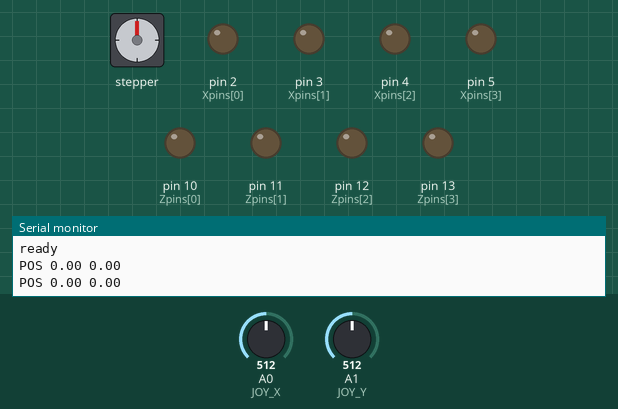
Simulated run of this sketch. Board: Arduino Uno, built with avr-gcc and run on an emulated ATmega328P. On the bench: stepper motor, output pins drawn as LEDs (lit = HIGH), the last lines printed to the serial monitor. Wiring (inferred from the names in the program): stepper motor (2048 steps per turn assumed): coils pin 6, pin 7, pin 8, pin 9. Inputs (shaded band) come from the test bench; at power-on: A0 (JOY_X) = 512, A1 (JOY_Y) = 512. Pins used as bus, display or sensor lines are not drawn.

Above: at 1.2 s.
1.3 s: A0 (JOY_X) set to 582
2.8 s: A0 (JOY_X) set to 603
At 4.1 s:
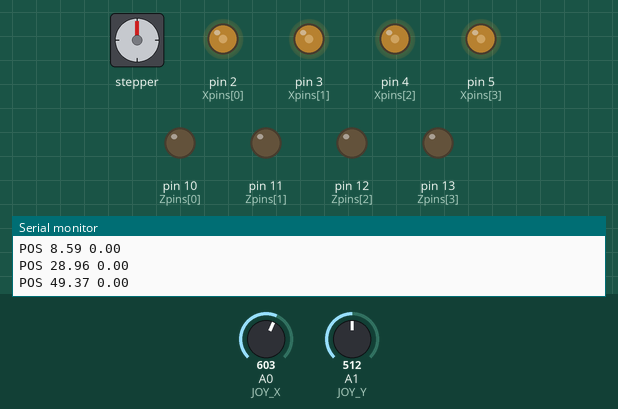
5.8 s: A1 (JOY_Y) set to 447
8.8 s: A1 (JOY_Y) set to 416
At 8.95 s:
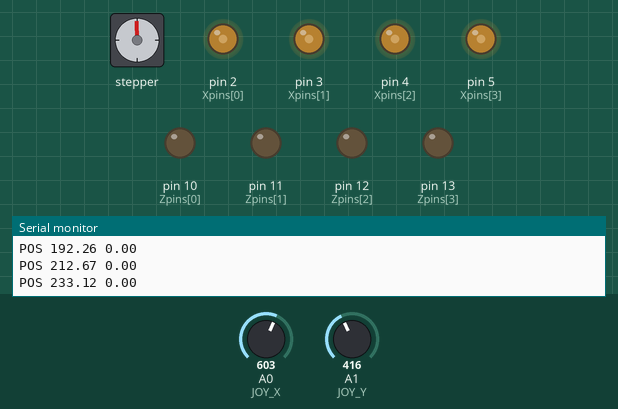
11.8 s: A0 (JOY_X) set to 511
At 11.95 s:
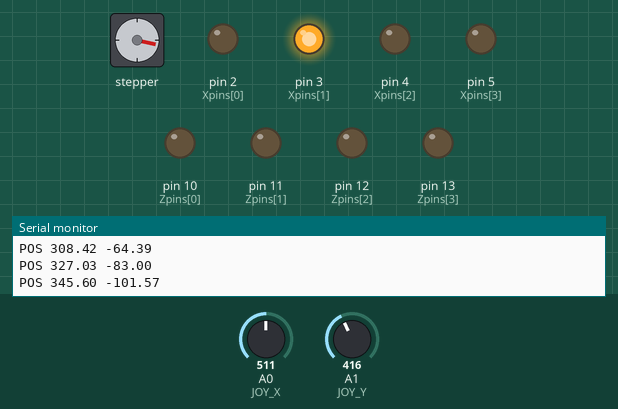
14.8 s: A1 (JOY_Y) set to 510
At 14.8 s:
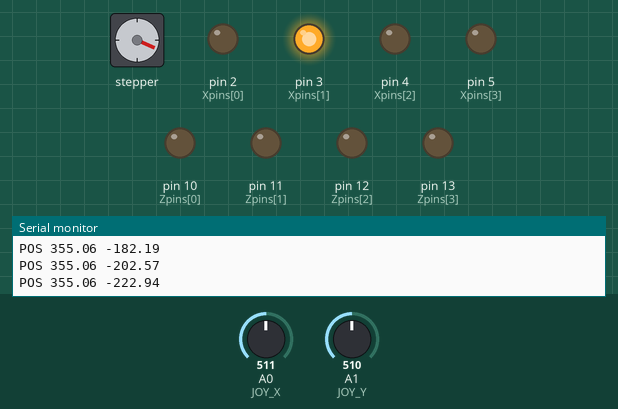
Timing chart, 0 to 17.3 s (numbered marks = the images above; inputs shaded):
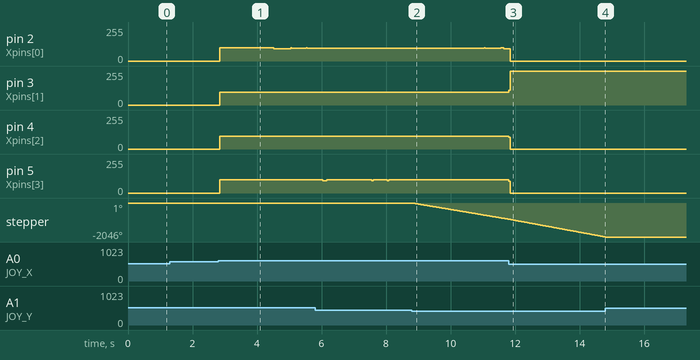

The sketch:

debug.ino
```cpp
// ===============================
// Pen Plotter Debug Controller
// UNO + 3 stepper (28BYJ-48)
// joystick control
// ===============================
// ================================
// Pen Plotter Firmware
// ================================

#define JOY_X A0
#define JOY_Y A1
#define JOY_SW A2

float steps_per_mm = 100.0;

long pos_x = 0;
long pos_y = 0;


// step pins
int Xpins[4] = {2,3,4,5};
int Ypins[4] = {6,7,8,9};
int Zpins[4] = {10,11,12,13};


int stepTable[8][4] = {
 {1,0,0,0},
 {1,1,0,0},
 {0,1,0,0},
 {0,1,1,0},
 {0,0,1,0},
 {0,0,1,1},
 {0,0,0,1},
 {1,0,0,1}
};


int stepX = 0;
int stepY = 0;


void stepMotor(int pins[4], int s)
{
  for(int i=0;i<4;i++)
  digitalWrite(pins[i], stepTable[s][i]);
}


void stepForward(int pins[4], int &s)
{
  s++;
  if(s>=8) s=0;
  stepMotor(pins,s);
}


void stepBackward(int pins[4], int &s)
{
  s--;
  if(s<0) s=7;
  stepMotor(pins,s);
}


void setup()
{

  Serial.begin(115200);

  for(int i=0;i<4;i++)
  {
    pinMode(Xpins[i],OUTPUT);
    pinMode(Ypins[i],OUTPUT);
    pinMode(Zpins[i],OUTPUT);
  }

  pinMode(JOY_SW,INPUT_PULLUP);

  Serial.println("ready");
}


void jog_control()
{

  int x = analogRead(JOY_X);
  int y = analogRead(JOY_Y);

  int dead = 80;
  int center = 512;

  if(x > center + dead)
  {
    stepForward(Xpins,stepX);
    pos_x++;
  }

  if(x < center - dead)
  {
    stepBackward(Xpins,stepX);
    pos_x--;
  }

  if(y > center + dead)
  {
    stepForward(Ypins,stepY);
    pos_y++;
  }

  if(y < center - dead)
  {
    stepBackward(Ypins,stepY);
    pos_y--;
  }

}


void report_position()
{

  float x_mm = pos_x / steps_per_mm;
  float y_mm = pos_y / steps_per_mm;

  Serial.print("POS ");
  Serial.print(x_mm);
  Serial.print(" ");
  Serial.println(y_mm);

}


void loop()
{

  jog_control();

  static unsigned long t=0;

  if(millis()-t>500)
  {
    report_position();
    t=millis();
  }

}
```

Measured:
- the behaviour switches between 592 and 593 on A0 (JOY_X) (found by bisection; images 0 and 1)
- the behaviour switches between 432 and 431 on A1 (JOY_Y) (found by bisection; images 1 and 2)
- after the input at 2.8 s, pin 2 (Xpins[0]): 0/255 → 99/255 at once, → 93/255 1.7 s later, → 94/255 0.52 s later; pin 3 (Xpins[1]): 0/255 → 97/255 at once; pin 4 (Xpins[2]): 0/255 → 96/255 at once; pin 5 (Xpins[3]): 0/255 → 98/255 at once
- after the input at 8.8 s, pin 5 (Xpins[3]): stays 98/255 (without the input it goes to 92/255 after 1.8 s); stepper: keeps turning counter-clockwise at about 326°/s, starting at once
- after the input at 11.8 s, pin 3 (Xpins[1]): 97/255 → 255/255 at once; pin 4 (Xpins[2]): 96/255 → 0/255 at once; pin 5 (Xpins[3]): 98/255 → 0/255 at once
- after the input at 14.8 s, stepper: stops changing and stays -2046°
